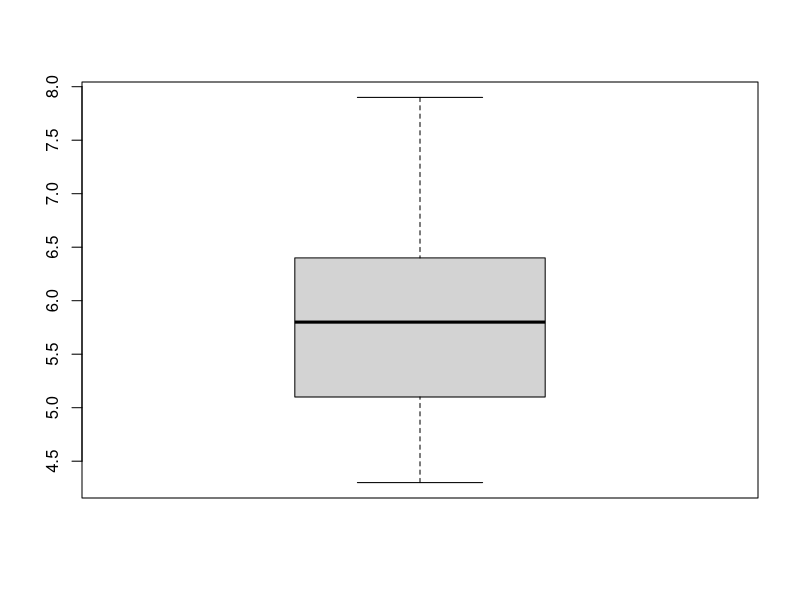
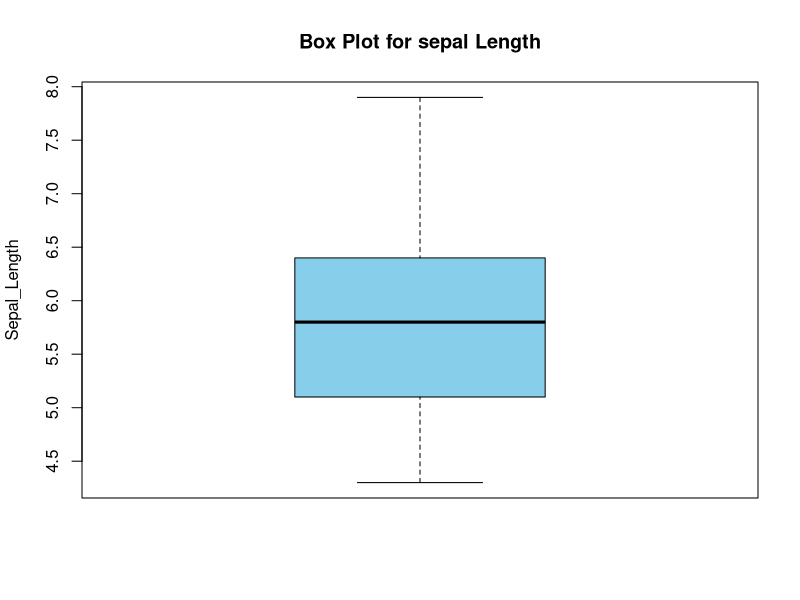
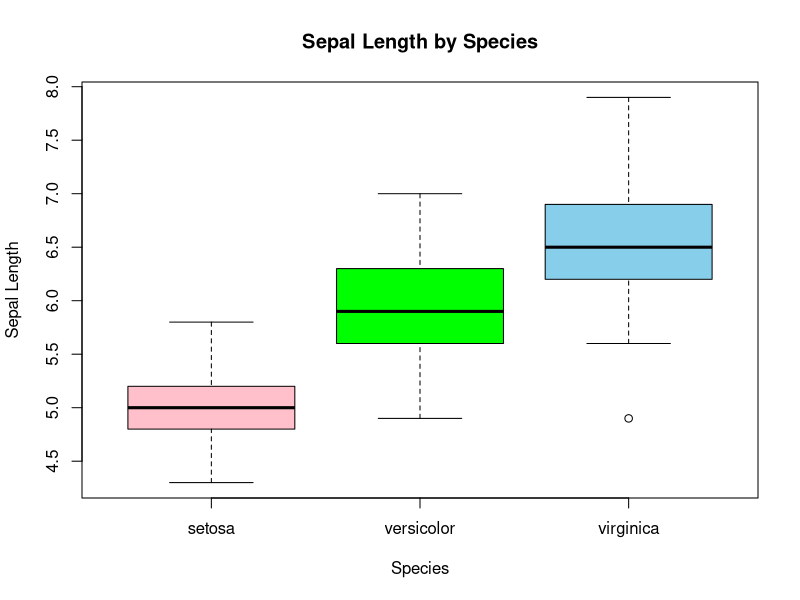
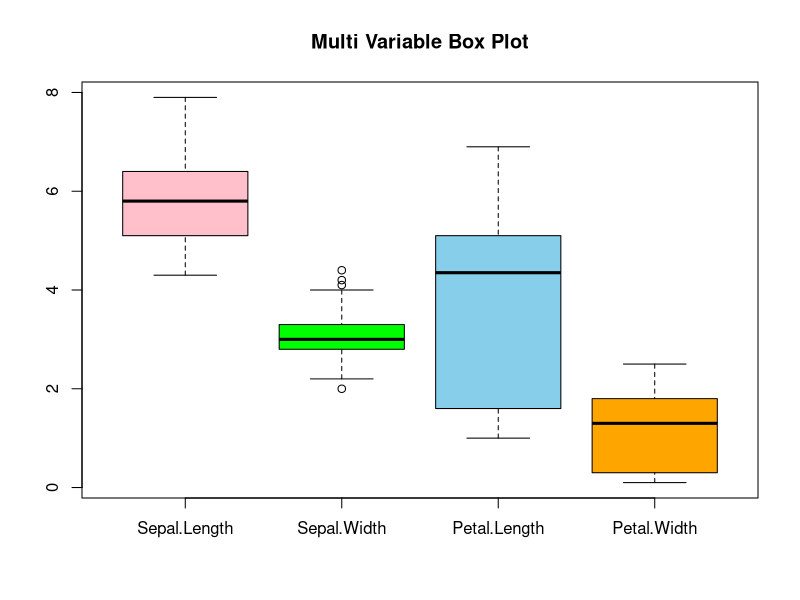
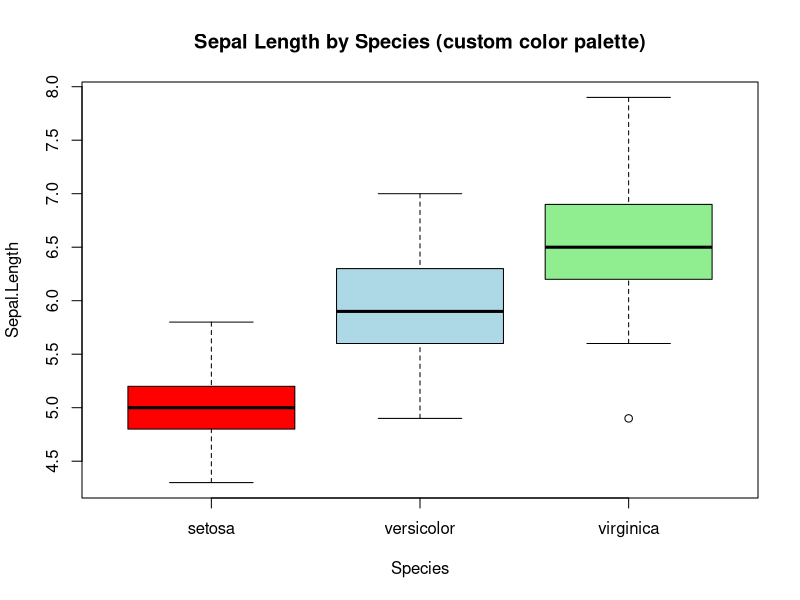
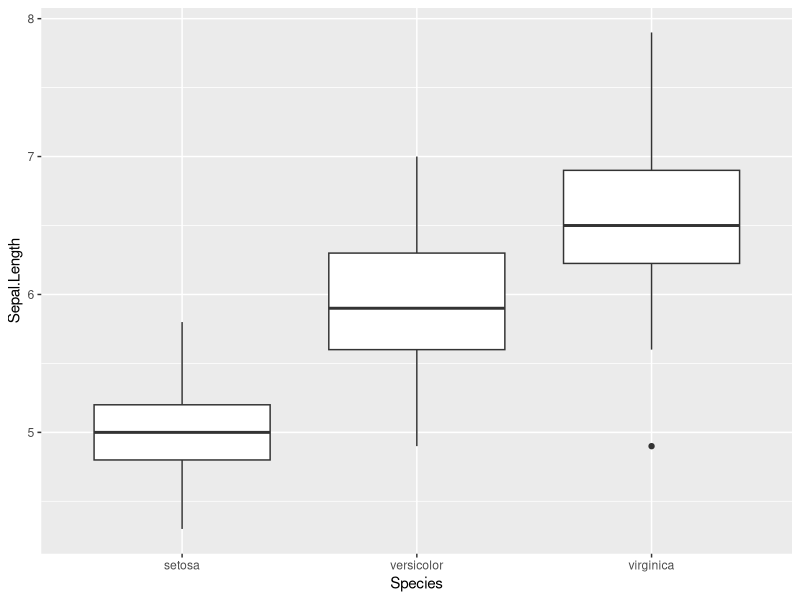
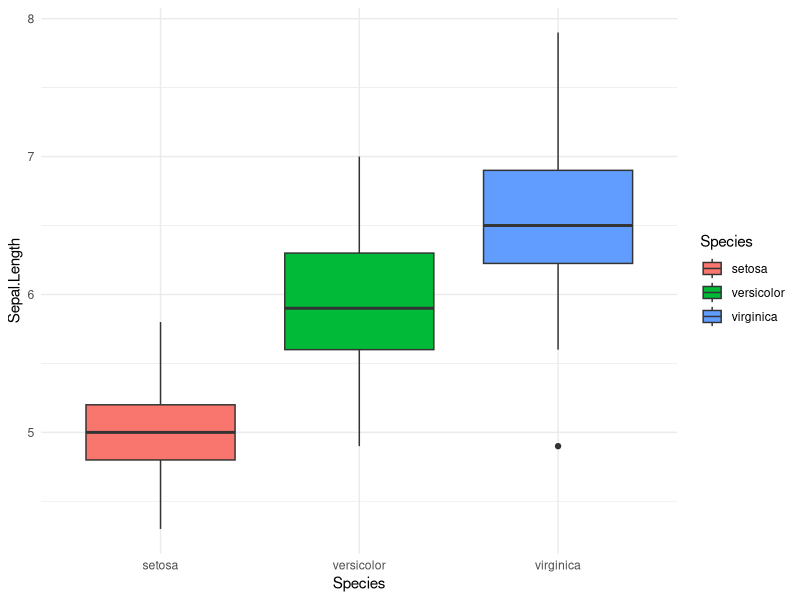
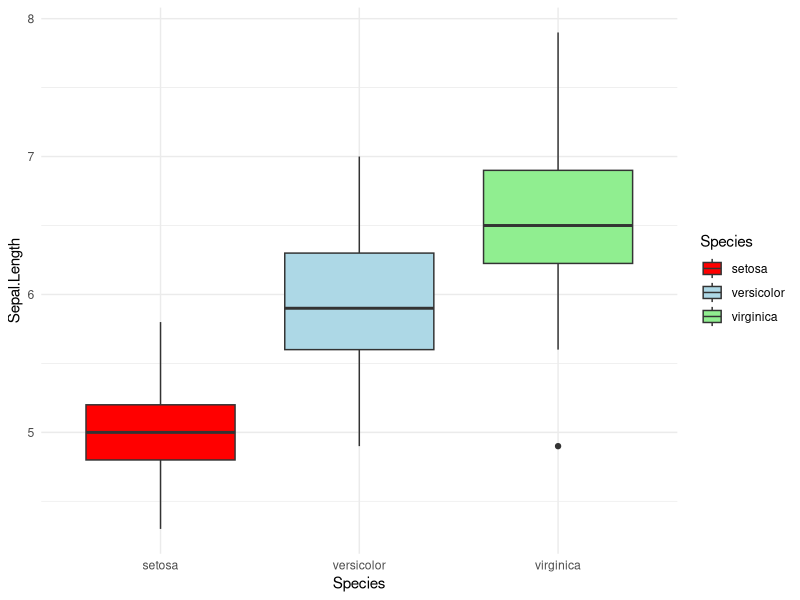

Write the R code that produced these figures, in order.
#load the dataset
data(iris)

#inspect the data
?iris
str(iris)
class(iris)
View(iris)

#basic box plot
boxplot(iris$Sepal.Length)

#ploting a box plot
boxplot(
  iris$Sepal.Length,
  main="Box Plot for sepal Length",
  ylab="Sepal_Length",
  col='skyblue'
)

#grouped data box plot
boxplot(
  Sepal.Length ~ Species,
  data=iris,
  main="Sepal Length by Species",
  xlab="Species",
  ylab="Sepal Length",
  col=c('pink','green','skyblue')
)

#multi-variable box plot
boxplot(
  iris[,1:4],
  main="Multi Variable Box Plot",
  col=c('pink','green','skyblue','orange')
)

#custom color palette

species_colors<- c("setosa"="red",
                   "versicolor"="lightblue",
                   "virginica"="lightgreen"
)

boxplot(
  Sepal.Length ~ Species,
  data=iris,
  main="Sepal Length by Species (custom color palette)",
  col=species_colors
)

#GGPLOT2
library(ggplot2)

ggplot(iris,
       aes(x=Species,y=Sepal.Length))+
  geom_boxplot()

#colored box plot by species
ggplot(iris,aes(x=Species,y=Sepal.Length,fill=Species))+
  geom_boxplot()+
  theme_minimal()

#using manual color palettes
ggplot(iris,aes(x=Species,y=Sepal.Length,fill=Species))+
  geom_boxplot()+
  scale_fill_manual(
    values=c(
      "setosa"="red",
      "versicolor"="lightblue",
      "virginica"="lightgreen"
    )
  )+
  theme_minimal()
